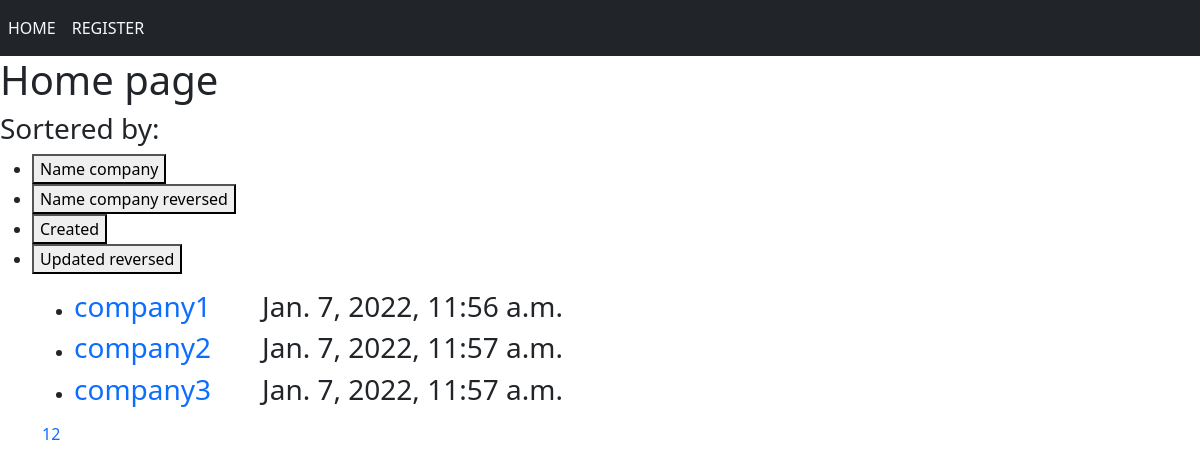
The app's page /, older data.
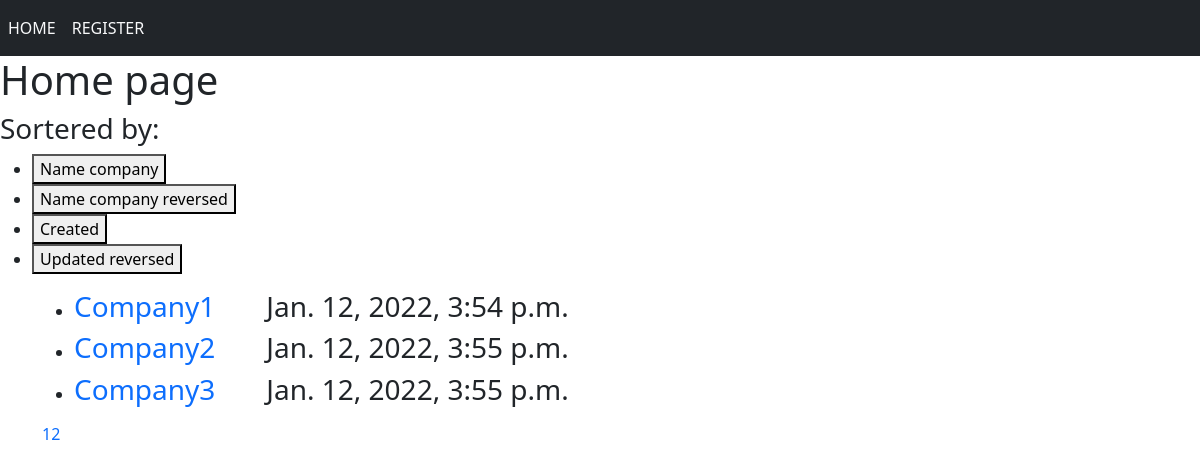
The same page, newer data.
### clients/models.py (models this page shows, shortened)
class Client(models.Model):
    name_company = models.CharField(max_length=200)
    full_name_user = models.CharField(max_length=100)
    company_description = tinymce_models.HTMLField('Description')
    created = models.DateTimeField(auto_now_add=True)
    updated = models.DateTimeField(auto_now=True)
    address = models.CharField(max_length=200)
    def get_absolute_url(self):
        return reverse('client_about', kwargs={'client_id': self.pk})

### clients/views.py (the view)
# urls.py: path('', Home.as_view(), name='home'),
class Home(ListView):
    model = Client
    paginate_by = 3
    template_name = 'clients/home.html'
    context_object_name = 'client_info'
    extra_context = {'title': 'Home page'}
    def get_ordering(self):
        return self.request.GET.get('orderby')

### clients/templates/clients/home.html (shortened to what this page needs)
{% extends 'clients/base.html' %}
{% block content %}
<h1>{{title}}</h1>
  <form action="{% url 'home' %}" method="get">
    <div>
      <h3>Sortered by:</h3>
      <ul>
        <li><button type="submit" name="orderby" value="name_company">Name company</button></li>
        <li><button type="submit" name="orderby" value="-name_company">Name company reversed</button></li>
        <li><button type="submit" name="orderby" value="created">Created</button></li>
        <li><button type="submit" name="orderby" value="-updated">Updated reversed</button></li>
      </ul>
    </div>
  </form>
<div class="container">
  <ul>
  {% for field in client_info %}
    <li>
      <h3><a href="{{ field.get_absolute_url }}">{{field.name_company}}</a>
      &nbsp; &nbsp; &nbsp; {{field.created}}</h3>
    </li>
  {% endfor %}
    </ul>
  <div>
    {% include 'clients/pagination.html' %}
  </div>
</div>
{% endblock %}

### clients/templates/clients/base.html (shortened to what this page needs)
<!doctype html>
<html lang="en">
  <head>
    <link href="https://cdn.jsdelivr.net/npm/bootstrap@5.1.3/dist/css/bootstrap.min.css" rel="stylesheet">
  </head>
  <body>
    <nav class="navbar navbar-expand-md navbar-light bg-dark">
      <ul class="navbar-nav">
        <li class="nav-item "><a class="nav-link text-light text-uppercase font-weight-bold" href="/">Home</a></li>
        <li class="nav-item"><a class="nav-link text-light text-uppercase font-weight-bold" href="">Register</a></li>
      </ul>
    </nav>
    <div>
        {% block content %}
        {% endblock %}
    </div>
  </body>
</html>

### clients/templates/clients/pagination.html (shortened to what this page needs)
<ul class="pagination">
    {% if paginator.page_range|length > 1 %}
        {% for i in paginator.page_range %}
            {% if page_obj.number == i %}
                <li class="pagination__item active">
                    <a class="pagination__link" href="#">{{ i }}</a>
                </li>
            {% elif i > page_obj.number|add:'-4' and i < page_obj.number|add:'4' %}
                <li class="pagination__item">
                        <a class="pagination__link" href="?page={{ i }}">{{ i }}</a>
                </li>
            {% endif %}
        {% endfor %}
    {% endif %}
</ul>

### clients/templates/clients/home.html (style rules this page uses)
a { text-decoration: none; }

Row changes from the older to the newer data that the page shows:
changed Client: name_company "company1" → "Company1"; created "Jan. 7, 2022, 11:56 a.m." → "Jan. 12, 2022, 3:54 p.m."
changed Client: name_company "company2" → "Company2"; created "Jan. 7, 2022, 11:57 a.m." → "Jan. 12, 2022, 3:55 p.m."
changed Client: name_company "company3" → "Company3"; created "Jan. 7, 2022, 11:57 a.m." → "Jan. 12, 2022, 3:55 p.m."
